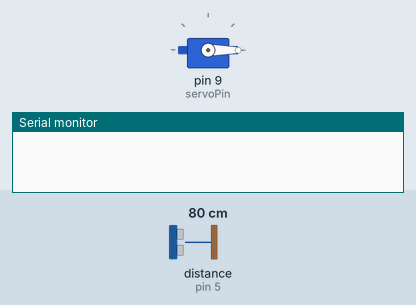
This sketch was run on a simulated Arduino Uno, built with avr-gcc and run on an emulated ATmega328P. On the bench: servo, the last lines printed to the serial monitor. Wiring (inferred from the names in the program): ultrasonic range finder: trigger pin 3; echo pin 5. The inputs (shaded band) are chosen by the test bench; at power-on: distance to the obstacle (sensor on pin 5) 80 cm. The echo pulse lasts 58.3 µs per cm.

Above: at 0.1 s.
At 5.7 s:
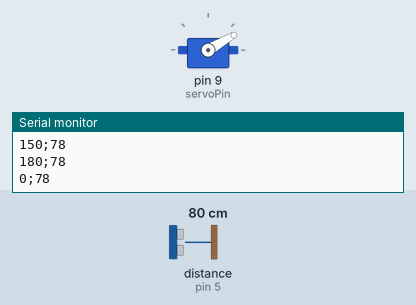
5.8 s: distance to the obstacle (sensor on pin 5) set to 2 cm
At 6.9 s:
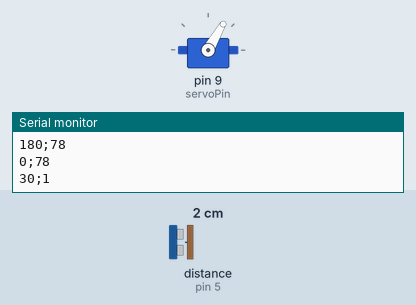
Timing chart, 0 to 13.8 s (numbered marks = the images above; inputs shaded):
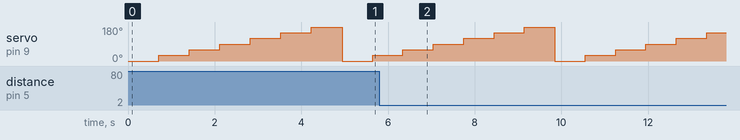

The sketch:

radar.ino
```cpp
#include <Servo.h>
Servo servoMotor;

const int trigPin = 3;
const int echoPin = 5;
const int servoPin = 9;

int const count = 7;
int posiciones[count] = {0,30,60,90,120,150,180};

long duration;
int distance;
int timeDelay =700;
void setup() {
  Serial.begin(9600);
  servoMotor.attach(servoPin);
  pinMode(trigPin, OUTPUT);
  pinMode(echoPin, INPUT);

}

void loop() {
  int i;
  int tmpdist;
  for (i = 0; i < count; i = i + 1) {
    servoMotor.write(posiciones[i]);
    delay(timeDelay);
    tmpdist = calcDist();
    Serial.print(posiciones[i]);
    Serial.print(";");
    Serial.println(tmpdist);
  }
}

int calcDist() {
  digitalWrite(trigPin, LOW);
  delayMicroseconds(2);
  digitalWrite(trigPin, HIGH);
  delayMicroseconds(10);
  digitalWrite(trigPin, LOW);
  // Lee el echoPin, devuelve el tiempo de recorrido de la onda sonora en microsegundos
  duration = pulseIn(echoPin, HIGH);
  // Calculad la distancia
  distance= duration*0.034/2;
  return distance;
}
```
